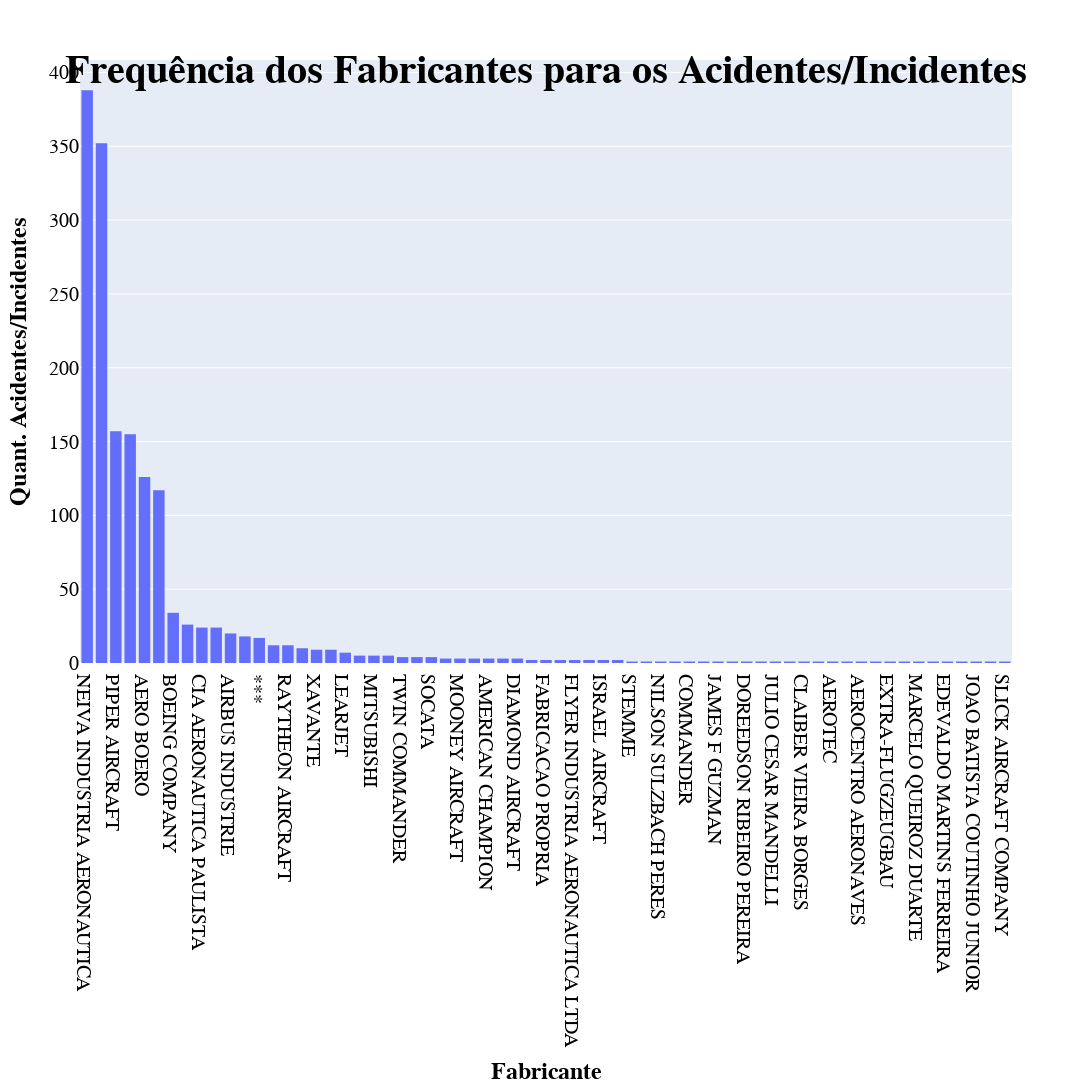

Source (notebook cell):
### Markdown cell above
O operador 3992 é o mais frequente nas ocorrências. Isso deve ser explorado para verificar a causa

### Code cell
# avaliando os operadores
fig = px.histogram(df_aeronaves_aviao['fabricante'].astype(str), x='fabricante', nbins=10)
fig.update_layout(
    height=1100,
    width=2000,
    title=dict(
        text='<b>Frequência dos Fabricantes para os Acidentes/Incidentes</b>',
        x=0.5,
        y=0.95,
        font=dict(
            family="Arial",
            size=40,
            color='#000000'
        )
    ),
    xaxis_title="<b>Fabricante</b>",
    yaxis_title='<b>Quant. Acidentes/Incidentes</b>',
    font=dict(
        family="Courier New, Monospace",
        size=20,
        color='#000000'
    ),
    xaxis={'categoryorder':'total descending'}
)
fig.show()

### Figure 1 — Plotly figure (JSON) as saved in the notebook; plotly's stock layout.template omitted (floating-point values rounded to 4 significant figures; data arrays with more than 128 entries replaced by an {"elided": "..."} marker saying what was removed)
{"data": [{"alignmentgroup": "True", "bingroup": "x", "hovertemplate": "fabricante=%{x}<br>count=%{y}<extra></extra>", "legendgroup": "", "marker": {"color": "#636efa", "pattern": {"shape": ""}}, "name": "", "nbinsx": 10, "offsetgroup": "", "orientation": "v", "showlegend": false, "type": "histogram", "x": {"elided": "1603 str values"}, "xaxis": "x", "yaxis": "y"}], "layout": {"barmode": "relative", "font": {"color": "#000000", "family": "Courier New, Monospace", "size": 20}, "height": 1100, "legend": {"tracegroupgap": 0}, "margin": {"t": 60}, "title": {"font": {"color": "#000000", "family": "Arial", "size": 40}, "text": "<b>Frequência dos Fabricantes para os Acidentes/Incidentes</b>", "x": 0.5, "y": 0.95}, "width": 2000, "xaxis": {"anchor": "y", "categoryorder": "total descending", "domain": [0, 1], "title": {"text": "<b>Fabricante</b>"}}, "yaxis": {"anchor": "x", "domain": [0, 1], "title": {"text": "<b>Quant. Acidentes/Incidentes</b>"}}}}
